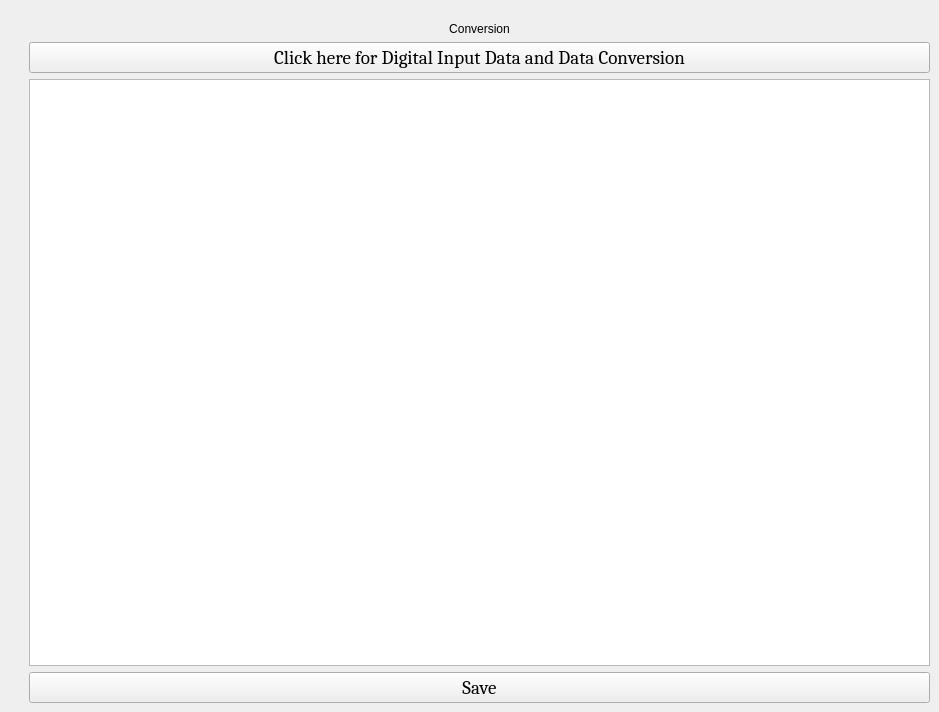
        <widget class="QWidget" name="page_8">
         <widget class="QWidget" name="layoutWidget">
          <property name="geometry">
           <rect>
            <x>29</x>
            <y>22</y>
            <width>901</width>
            <height>681</height>
           </rect>
          </property>
          <layout class="QVBoxLayout" name="verticalLayout_17">
           <item>
            <layout class="QVBoxLayout" name="verticalLayout_8">
             <item>
              <widget class="QLabel" name="label_19">
               <property name="text">
                <string>Conversion</string>
               </property>
               <property name="alignment">
                <set>Qt::AlignCenter</set>
               </property>
              </widget>
             </item>
             <item>
              <widget class="QPushButton" name="pushButton_5">
               <property name="font">
                <font>
                 <family>Cambria</family>
                 <pointsize>14</pointsize>
                </font>
               </property>
               <property name="text">
                <string>Click here for Digital Input Data and Data Conversion</string>
               </property>
              </widget>
             </item>
             <item>
              <widget class="QTextEdit" name="textEdit_8">
               <property name="font">
                <font>
                 <family>Cambria</family>
                 <pointsize>14</pointsize>
                </font>
               </property>
               <property name="styleSheet">
                <string notr="true">*{
	background-image:url(:/image/3.jpg);
	background-repeat: no-repeat;
	background-attachment: fixed;
	background-position: center;
}</string>
               </property>
              </widget>
             </item>
            </layout>
           </item>
           <item>
            <widget class="QPushButton" name="pushButton_16">
             <property name="font">
              <font>
               <family>Cambria</family>
               <pointsize>14</pointsize>
              </font>
             </property>
             <property name="text">
              <string>Save</string>
             </property>
            </widget>
           </item>
          </layout>
         </widget>
        </widget>
